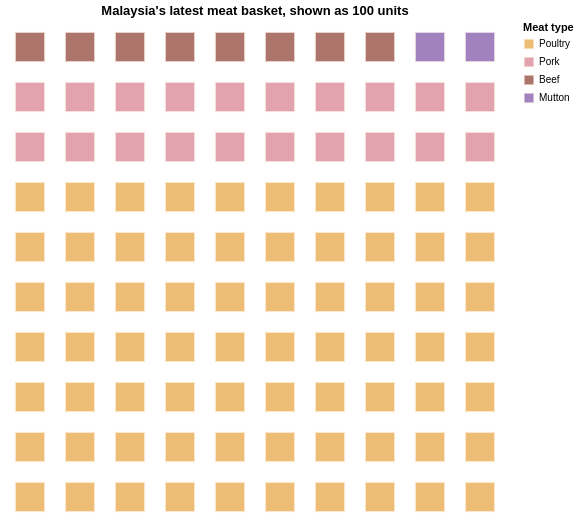

Express this chart as Vega-Lite.
### Vega-Lite specification from a JSON file in a GitHub repository (floating-point values rounded to 4 significant figures)
{"$schema": "https://vega.github.io/schema/vega-lite/v5.json", "width": 500, "height": 500, "title": "Malaysia's latest meat basket, shown as 100 units", "data": {"sequence": {"start": 1, "stop": 101, "step": 1, "as": "id"}}, "transform": [{"calculate": "datum.id <= 70 ? 'Poultry' : datum.id <= 90 ? 'Pork' : datum.id <= 98 ? 'Beef' : 'Mutton'", "as": "meat_type"}, {"calculate": "(datum.id - 1) % 10", "as": "column"}, {"calculate": "floor((datum.id - 1) / 10)", "as": "row"}, {"calculate": "datum.meat_type == 'Poultry' ? '70 units' : datum.meat_type == 'Pork' ? '20 units' : datum.meat_type == 'Beef' ? '8 units' : '2 units'", "as": "share_label"}], "mark": {"type": "square", "size": 900, "stroke": "#fffaf3", "strokeWidth": 2}, "encoding": {"x": {"field": "column", "type": "ordinal", "axis": null}, "y": {"field": "row", "type": "ordinal", "sort": "descending", "axis": null}, "color": {"field": "meat_type", "type": "nominal", "title": "Meat type", "scale": {"domain": ["Poultry", "Pork", "Beef", "Mutton"], "range": ["#e6a23c", "#d67c8c", "#8b3a2e", "#7a4ea3"]}}, "tooltip": [{"field": "meat_type", "type": "nominal", "title": "Meat type"}, {"field": "share_label", "type": "nominal", "title": "Approximate share"}]}, "config": {"view": {"stroke": null}}}
